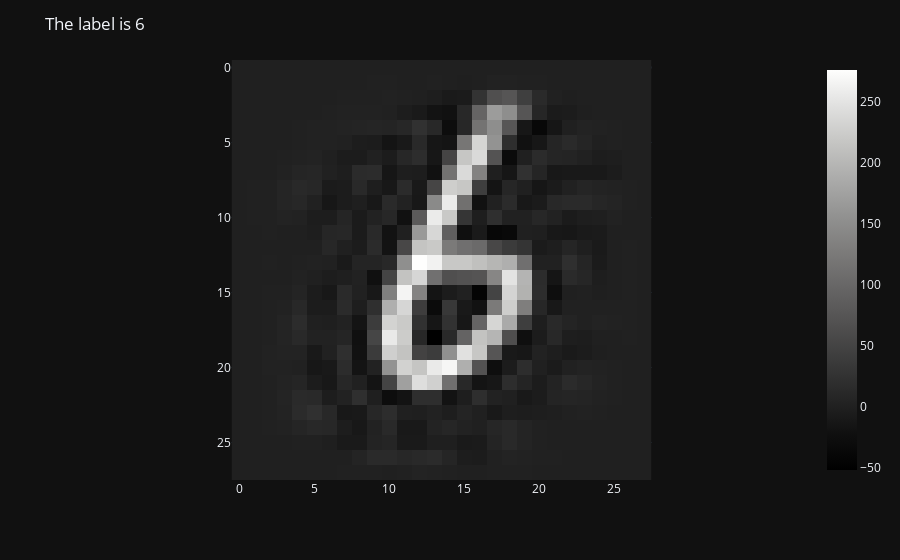

The notebook cell this image was saved under:
### Code cell
indx = 0
fig = px.imshow(pca.inverse_transform(X_test_d[indx,:]).reshape(28,28), color_continuous_scale='gray')

fig.update_layout(title=f'The label is {y_test[indx]}')

fig.show()

### Figure 1 — Plotly figure (JSON) as saved in the notebook; plotly's stock layout.template omitted (floating-point values rounded to 4 significant figures; data arrays with more than 128 entries replaced by an {"elided": "..."} marker saying what was removed)
{"data": [{"coloraxis": "coloraxis", "hovertemplate": "x: %{x}<br>y: %{y}<br>color: %{z}<extra></extra>", "name": "0", "type": "heatmap", "xaxis": "x", "yaxis": "y", "z": {"elided": "28x28 float values"}}], "layout": {"coloraxis": {"colorscale": [[0, "rgb(0, 0, 0)"], [0.09091, "rgb(16, 16, 16)"], [0.1818, "rgb(38, 38, 38)"], [0.2727, "rgb(59, 59, 59)"], [0.3636, "rgb(81, 80, 80)"], [0.4545, "rgb(102, 101, 101)"], [0.5455, "rgb(124, 123, 122)"], [0.6364, "rgb(146, 146, 145)"], [0.7273, "rgb(171, 171, 170)"], [0.8182, "rgb(197, 197, 195)"], [0.9091, "rgb(224, 224, 223)"], [1, "rgb(254, 254, 253)"]]}, "margin": {"t": 60}, "title": {"text": "The label is 6"}, "xaxis": {"anchor": "y", "constrain": "domain", "domain": [0, 1], "scaleanchor": "y"}, "yaxis": {"anchor": "x", "autorange": "reversed", "constrain": "domain", "domain": [0, 1]}}}
